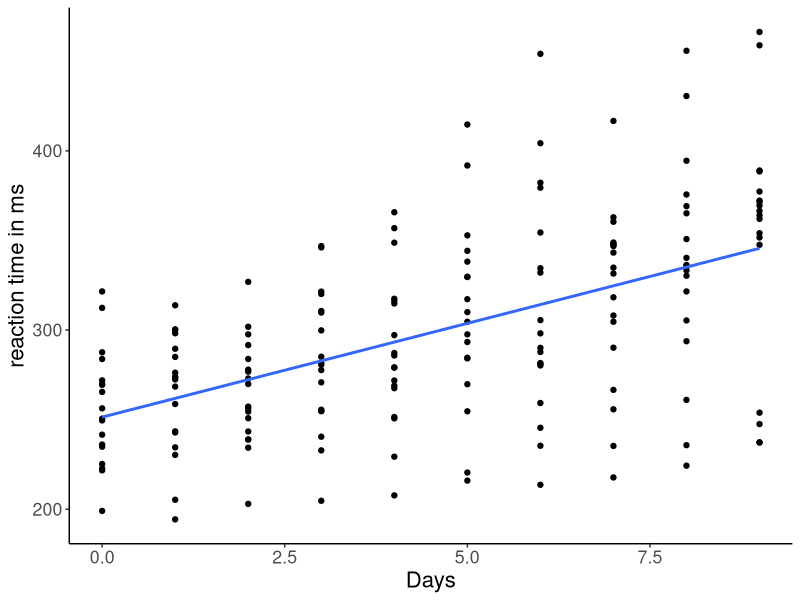
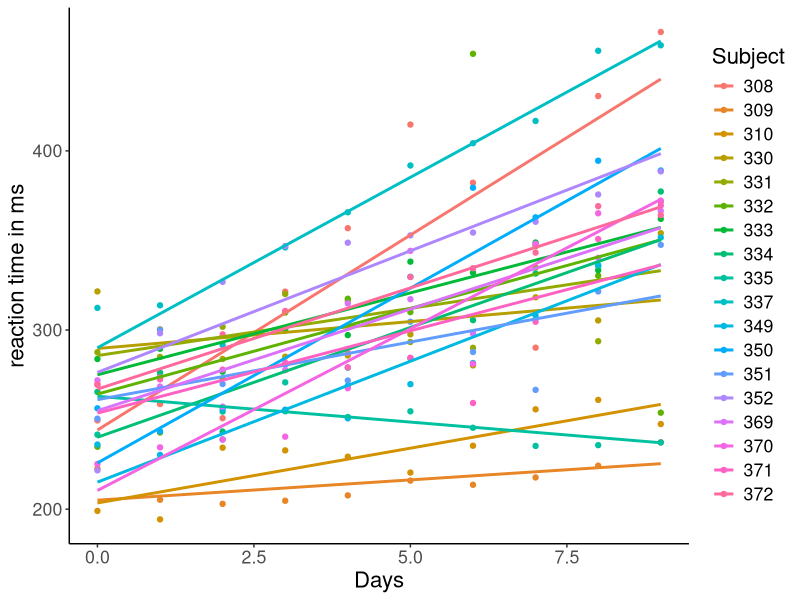
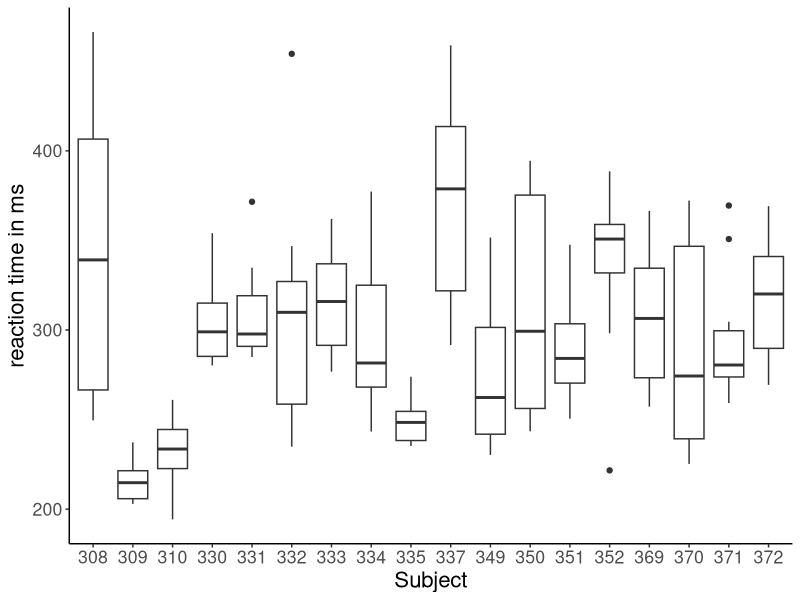
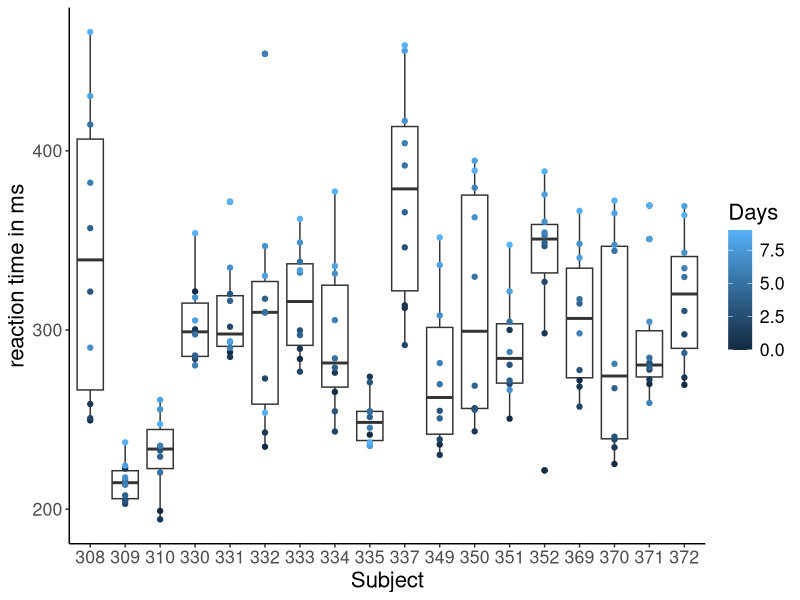
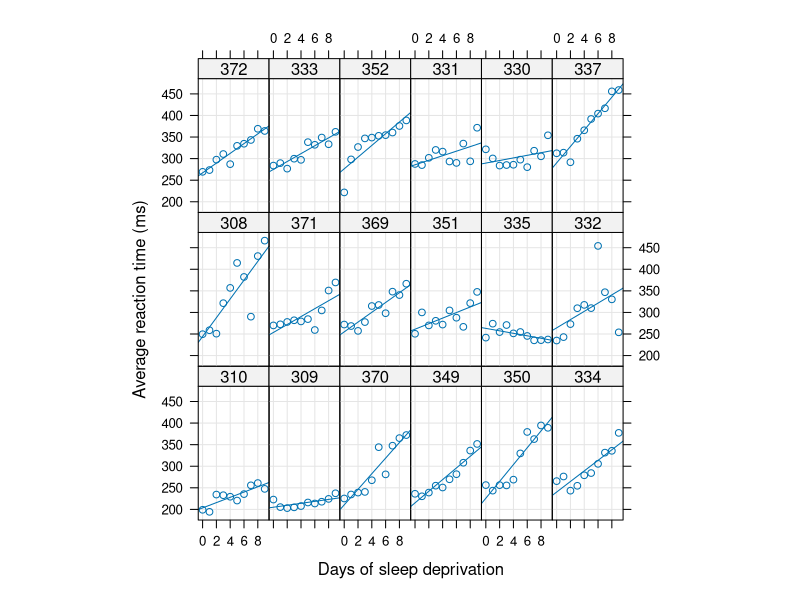
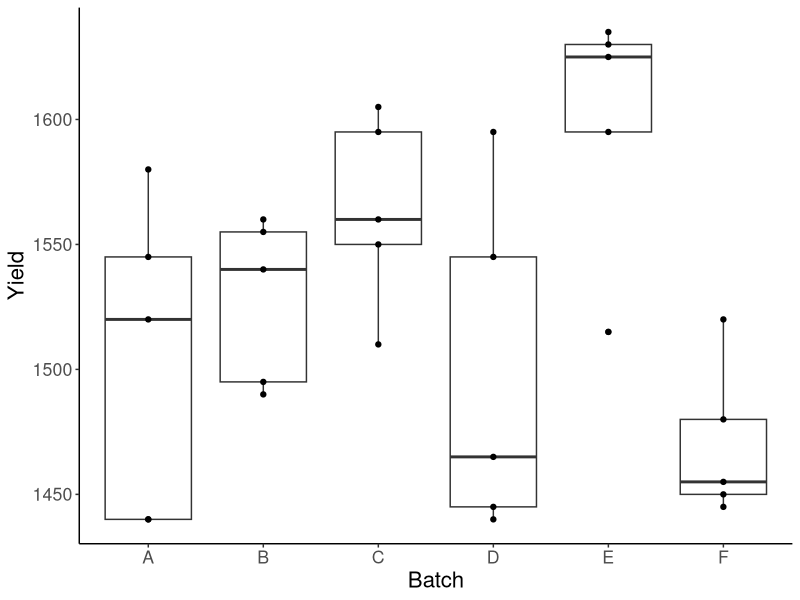
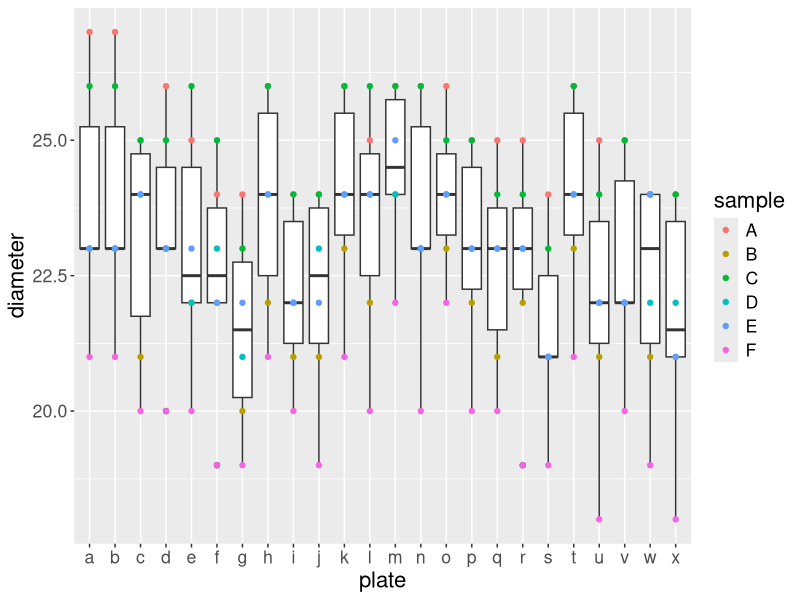
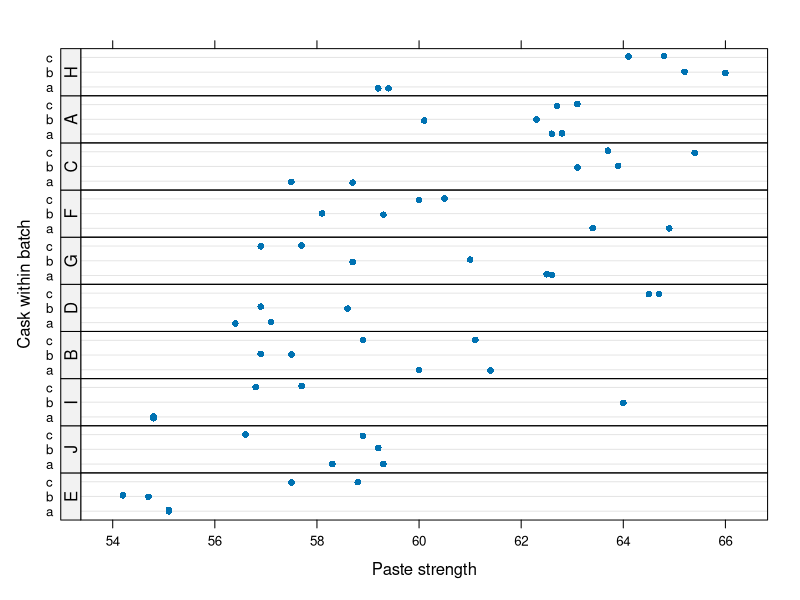

Generate these figures, in order, with R:
## ---- chunk 1
knitr::opts_chunk$set(echo = TRUE)
## ---- chunk 2
require(lattice)
require(lme4)
require(ggplot2)
require(dplyr)
require(magrittr)

## ---- chunk 3
require(lattice)
require(lme4)
require(ggplot2)
require(dplyr)
require(magrittr)

##what is the sleepstudy
?sleepstudy
##load the data
data("sleepstudy")

##best fit line plot the data ignoring individual subjects
ggplot(sleepstudy, aes(x=Days, y=Reaction)) +
  geom_point() +
  geom_smooth(method = "lm", se=FALSE) +
  ylab("reaction time in ms") +
  theme_classic() +
  theme(text = element_text(size = 16)) 


##best fit line plots per individual subject
ggplot(sleepstudy, aes(x=Days, y=Reaction, color=Subject)) +
  geom_point() +
  geom_smooth(method = "lm", se=FALSE) +
  ylab("reaction time in ms") +
  theme_classic() +
  theme(text = element_text(size = 16)) 


##as boxplot per subject
ggplot(sleepstudy, aes(x=Subject, y=Reaction)) +
  geom_boxplot() +
  ylab("reaction time in ms") +
  theme_classic() +
  theme(text = element_text(size = 16)) 

##as boxplot per subject coloring the days
ggplot(sleepstudy, aes(x=Subject, y=Reaction)) +
  geom_boxplot() +
  geom_point(aes(color=Days)) +
  ylab("reaction time in ms") +
  theme_classic() +
  theme(text = element_text(size = 16)) 

##xy plot
xyplot(Reaction ~ Days | Subject, sleepstudy, type = c("g","p","r"),
       index = function(x,y) coef(lm(y ~ x))[1],
       xlab = "Days of sleep deprivation",
       ylab = "Average reaction time (ms)", aspect = "xy")

##correlated random intercept and random slope
fm1 <- lme4::lmer(Reaction ~ Days + (Days | Subject), sleepstudy)
summary(fm1)

##uncorrelated random intercept and random slope
fm2 <- lme4::lmer(Reaction ~ Days + (Days || Subject), sleepstudy)
summary(fm2)

##ignoring the repeated measures within a subject - linear model
lm1 <- lm(Reaction ~ Days, data = sleepstudy)
summary(lm1)
## ---- chunk 4
?Dyestuff
data("Dyestuff")

#boxplot of yield by batch
ggplot(Dyestuff, aes(x=Batch, y=Yield)) +
  geom_boxplot() +
  geom_point() +
  theme_classic() +
  theme(text = element_text(size = 16)) 

#simple random intercept model
fm1 <- lmer(Yield ~ 1|Batch, Dyestuff)
summary(fm1)

#ignore the repeated measures within a batch: linear model
lm1 <- lm(Yield ~ 1, Dyestuff)
summary(lm1)

#pseudo-bulk yield by batch
summ_Dyestuff <- Dyestuff %>% 
  group_by(Batch) %>% 
  summarise(mYield = mean(Yield))

#linear model on the pseudo-bulked data
lm2 <- lm(mYield ~ 1, summ_Dyestuff)
summary(lm2)

## ---- chunk 5
data("Penicillin")
?Penicillin

#visualize the data as a boxplot
ggplot(Penicillin, aes(x=plate, y=diameter)) +
  geom_boxplot() +
  geom_point(aes(color=sample)) +
  theme(text = element_text(size = 16)) 


#mixed effects model with two random effects
fm1 <- lme4::lmer(diameter ~ (1|plate) + (1|sample), Penicillin)
summary(fm1)

#mixed effects model with one of them
fm2 <- lme4::lmer(diameter ~  (1|sample), Penicillin)
summary(fm2)

#significance of the plate effect
anova(fm1, fm2)

#ignoring the repeated measures associated with plate and sample
lm1 <- lm(diameter ~ 1, Penicillin)
summary(lm1)

#pseudo-bulk by plate
p_summ_Penicillin <- Penicillin %>% 
  group_by(plate) %>%
  summarise(m_diameter = mean(diameter))

#linear model with plate pseudo-bulked data
lm2 <- lm(m_diameter ~ 1, p_summ_Penicillin)
summary(lm2)

#pseudo-bulk by sample
s_summ_Penicillin <- Penicillin %>% 
  group_by(sample) %>%
  summarise(m_diameter = mean(diameter))

#linear model with sample pseudo-bulked data
lm3 <- lm(m_diameter ~ 1, s_summ_Penicillin)
summary(lm3)


## ---- chunk 6
?Pastes
data(Pastes)

##dotplot visualization of the data
dotplot(cask ~ strength | reorder(batch, strength), Pastes,
        strip = FALSE, strip.left = TRUE, layout = c(1, 10),
        ylab = "Cask within batch",
        xlab = "Paste strength", jitter.y = TRUE)

##linear mixed effects model implemented nested/hierarchical design
fm1 <- lme4::lmer(strength ~ (1|batch/cask), Pastes)
summary(fm1)

##ignoring the repeated measures with a linear model
lm1 <- lm(strength ~ 1, Pastes)
summary(lm1)

##incorrectly modeling the nested random effects as crossed ones
fm2 <- lme4::lmer(strength ~ (1|batch) + (1|cask), Pastes)
summary(fm2)

